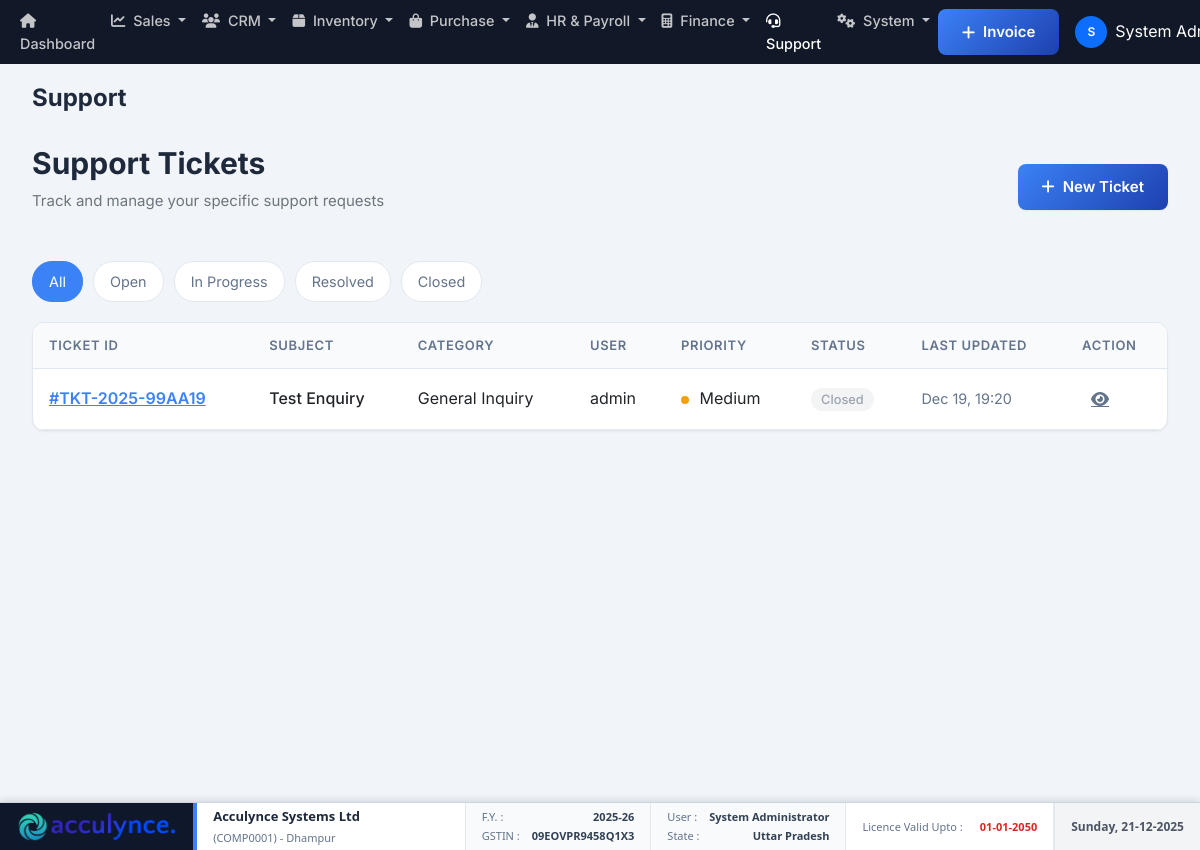
The page /modules/support/index.php (signed in) on the database its author committed.
### tables this page shows
CREATE TABLE `company_settings` (
  `id` int(11) NOT NULL,
  `company_name` varchar(200) NOT NULL,
  `industry_type` varchar(100) DEFAULT NULL,
  `business_type` varchar(100) DEFAULT NULL,
  `app_name` varchar(100) DEFAULT NULL,
  `theme_color` varchar(20) DEFAULT '#3b82f6',
  `address_line1` varchar(200) DEFAULT NULL,
  `address_line2` varchar(200) DEFAULT NULL,
  `city` varchar(100) DEFAULT NULL,
  `state` varchar(100) DEFAULT NULL,
  `country` varchar(100) DEFAULT 'India',
  `postal_code` varchar(20) DEFAULT NULL,
  `phone` varchar(20) DEFAULT NULL,
  `email` varchar(100) DEFAULT NULL,
  `website` varchar(100) DEFAULT NULL,
  `gstin` varchar(20) DEFAULT NULL,
  `pan` varchar(20) DEFAULT NULL,
  `bank_name` varchar(100) DEFAULT NULL,
  `bank_account_number` varchar(50) DEFAULT NULL,
  `bank_ifsc` varchar(20) DEFAULT NULL,
  `bank_branch` varchar(100) DEFAULT NULL,
  `bank_account_holder` varchar(200) DEFAULT NULL,
  `logo_path` varchar(255) DEFAULT NULL,
  `terms_conditions` text DEFAULT NULL,
  `created_at` timestamp NOT NULL DEFAULT current_timestamp(),
  `updated_at` timestamp NOT NULL DEFAULT current_timestamp() ON UPDATE current_timestamp(),
  `financial_year_start` int(11) DEFAULT 4 COMMENT 'Month number (1-12) when financial year starts',
  `currency_code` varchar(10) DEFAULT 'INR',
  `currency_symbol` varchar(10) DEFAULT '₹',
  `date_format` varchar(20) DEFAULT 'd-m-Y',
  `timezone` varchar(50) DEFAULT 'Asia/Kolkata',
  `invoice_prefix` varchar(20) DEFAULT 'INV',
  `quotation_prefix` varchar(20) DEFAULT 'QT',
  `invoice_footer` text DEFAULT NULL COMMENT 'Footer text for invoices',
  `company_registration_number` varchar(100) DEFAULT NULL,
  `tax_registration_date` date DEFAULT NULL,
  `linkedin_url` varchar(255) DEFAULT NULL,
  `facebook_url` varchar(255) DEFAULT NULL,
  `twitter_url` varchar(255) DEFAULT NULL,
  `instagram_url` varchar(255) DEFAULT NULL,
  `smtp_host` varchar(100) DEFAULT NULL,
  `smtp_port` int(11) DEFAULT 587,
  `smtp_username` varchar(100) DEFAULT NULL,
  `smtp_password` varchar(255) DEFAULT NULL,
  `smtp_encryption` varchar(10) DEFAULT 'tls',
  `email_from_name` varchar(100) DEFAULT NULL,
  `email_from_address` varchar(100) DEFAULT NULL,
  `enable_email_notifications` tinyint(1) DEFAULT 1,
  `invoice_due_days` int(11) DEFAULT 30 COMMENT 'Default payment terms in days',
  `low_stock_threshold` int(11) DEFAULT 10,
  `enable_multi_currency` tinyint(1) DEFAULT 0,
  `enable_barcode` tinyint(1) DEFAULT 1,
  `backup_frequency` varchar(20) DEFAULT 'daily',
  `last_backup_date` datetime DEFAULT NULL,
  `print_logo_on_invoice` tinyint(1) DEFAULT 1,
  `is_gst_registered` tinyint(1) DEFAULT 0,
  `enable_einvoicing` tinyint(1) DEFAULT 0
);

CREATE TABLE `support_tickets` (
  `id` int(11) NOT NULL,
  `ticket_number` varchar(50) NOT NULL,
  `user_id` int(11) NOT NULL,
  `category_id` int(11) NOT NULL,
  `subject` varchar(255) NOT NULL,
  `priority` enum('Low','Medium','High','Critical') DEFAULT 'Medium',
  `status` enum('Open','In Progress','Awaiting Reply','Resolved','Closed') DEFAULT 'Open',
  `assigned_to` int(11) DEFAULT NULL,
  `created_at` datetime DEFAULT current_timestamp(),
  `updated_at` datetime DEFAULT current_timestamp() ON UPDATE current_timestamp()
);

CREATE TABLE `support_categories` (
  `id` int(11) NOT NULL,
  `name` varchar(100) NOT NULL,
  `description` text DEFAULT NULL,
  `created_at` datetime DEFAULT current_timestamp()
);

CREATE TABLE `users` (
  `id` int(11) NOT NULL,
  `company_id` int(11) DEFAULT NULL,
  `username` varchar(50) NOT NULL,
  `email` varchar(100) NOT NULL,
  `avatar_path` varchar(255) DEFAULT NULL,
  `company_name` varchar(255) NOT NULL,
  `password_hash` varchar(255) NOT NULL,
  `full_name` varchar(100) NOT NULL,
  `is_active` tinyint(1) DEFAULT 1,
  `email_verification_token` varchar(255) DEFAULT NULL,
  `password_reset_token` varchar(255) DEFAULT NULL,
  `password_reset_expires_at` datetime DEFAULT NULL,
  `email_verified` tinyint(1) DEFAULT 0,
  `last_login` timestamp NULL DEFAULT NULL,
  `created_at` timestamp NOT NULL DEFAULT current_timestamp(),
  `updated_at` timestamp NOT NULL DEFAULT current_timestamp() ON UPDATE current_timestamp(),
  `onboarding_completed` tinyint(1) DEFAULT 0
);

### modules/support/index.php (the view, shortened to what the rows shown need)
<?php
require_once '../../classes/Auth.php';
require_once '../../classes/SupportManager.php';
$auth = new Auth();
$auth->requireLogin();
$user = $auth->getCurrentUser();
$supportManager = new SupportManager();
$canManageTickets = $auth->hasRole('Super Admin') || $auth->hasRole('Admin');
$statusFilter = $_GET['status'] ?? null;
$userId = $canManageTickets ? null : $user['id'];
$tickets = $supportManager->getTickets($userId, $statusFilter);
?>
<!DOCTYPE html>
<html lang="en">
<head>
    <link rel="stylesheet" href="../../public/assets/css/style.css">
    <link rel="stylesheet" href="https://cdnjs.cloudflare.com/ajax/libs/font-awesome/6.4.0/css/all.min.css">
</head>
<body>
    <div class="dashboard-wrapper">
        <?php include INCLUDES_PATH . '/sidebar.php'; ?>
        <main class="main-content">
            <?php include INCLUDES_PATH . '/header.php'; ?>
            <div class="content-area">
                <div class="page-header">
                    <div>
                        <h1 class="page-title">Support Tickets</h1>
                    </div>
                </div>
                <div class="card">
                    <div class="table-responsive">
                        <table>
                            <thead>
                                <tr>
                                    <th>Ticket ID</th>
                                    <th>Subject</th>
                                    <th>Category</th>
                                    <?php if ($canManageTickets): ?>
                                        <th>User</th>
                                    <?php endif; ?>
                                    <th>Priority</th>
                                    <th>Status</th>
                                    <th>Last Updated</th>
                                    <th>Action</th>
                                </tr>
                            </thead>
                            <tbody>
                                <?php if (empty($tickets)): ?>
                                    <tr>
                                        <td colspan="<?php echo $canManageTickets ? 8 : 7; ?>" style="text-align: center; padding: 40px;">
                                            <div style="color: var(--text-secondary); margin-bottom: 10px;">
                                                <i class="fas fa-ticket-alt" style="font-size: 48px; opacity: 0.5;"></i>
                                            </div>
                                            <p>No tickets found.</p>
                                        </td>
                                    </tr>
                                <?php else: ?>
                                    <?php foreach ($tickets as $ticket): ?>
                                        <tr>
                                            <td>
                                                <a href="view.php?id=<?php echo $ticket['id']; ?>" style="font-weight: 600; color: var(--primary-color);">
                                                    #<?php echo htmlspecialchars($ticket['ticket_number']); ?>
                                                </a>
                                            </td>
                                            <td>
                                                <div style="font-weight: 500;"><?php echo htmlspecialchars($ticket['subject']); ?></div>
                                            </td>
                                            <td><?php echo htmlspecialchars($ticket['category_name']); ?></td>
                                            <?php if ($canManageTickets): ?>
                                                <td><?php echo htmlspecialchars($ticket['creator_name']); ?></td>
                                            <?php endif; ?>
                                            <td>
                                                <span class="priority-dot priority-<?php echo str_replace(' ', '-', $ticket['priority']); ?>"></span>
                                                <?php echo htmlspecialchars($ticket['priority']); ?>
                                            </td>
                                            <td>
                                                <span class="status-badge status-<?php echo str_replace(' ', '-', $ticket['status']); ?>">
                                                    <?php echo htmlspecialchars($ticket['status']); ?>
                                                </span>
                                            </td>
                                            <td style="font-size: 0.9em; color: var(--text-secondary);">
                                                <?php echo date('M d, H:i', strtotime($ticket['updated_at'])); ?>
                                            </td>
                                            <td>
                                                <a href="view.php?id=<?php echo $ticket['id']; ?>" class="btn-icon" title="View">
                                                    <i class="fas fa-eye"></i>
                                                </a>
                                            </td>
                                        </tr>
                                    <?php endforeach; ?>
                                <?php endif; ?>
                            </tbody>
                        </table>
                    </div>
                </div>
            </div>
        </main>
    </div>
</body>
</html>

### includes/sidebar.php (shortened to what the rows shown need)
<?php
if (!isset($brandingSettings)) {
    $db = Database::getInstance();
    $brandingSettings = $db->fetchOne("SELECT app_name, logo_path, theme_color FROM company_settings WHERE id = ? LIMIT 1", [$_SESSION['company_id'] ?? 0]);
}
$appName = !empty($brandingSettings['app_name']) ? $brandingSettings['app_name'] : APP_NAME;
$logoPath = !empty($brandingSettings['logo_path']) ? BASE_URL . $brandingSettings['logo_path'] : '';
?>
<link href="https://cdn.jsdelivr.net/npm/bootstrap@5.3.0/dist/css/bootstrap.min.css" rel="stylesheet">
<link rel="stylesheet" href="https://cdnjs.cloudflare.com/ajax/libs/font-awesome/6.4.0/css/all.min.css">
<link rel="stylesheet" href="<?php echo BASE_URL; ?>public/assets/css/style.css?v=<?php echo time(); ?>">
<?php
$footerData = [];
$curMonth = date('n');
$curYear = date('Y');
if ($curMonth >= 4) {
    if ($curYear + 1 == 2000) { $yPart = '00'; } else { $yPart = substr($curYear + 1, -2); }
    $footerData['fy'] = $curYear . '-' . $yPart;
} else {
    $yPart = substr($curYear, -2);
    $footerData['fy'] = ($curYear - 1) . '-' . $yPart;
}
if (!isset($brandingSettings['gstin']) || !isset($brandingSettings['state'])) {
     if (isset($user['company_id'])) {
         $companyDetails = $db->fetchOne("SELECT company_name, gstin, state, address_line1, city FROM company_settings WHERE id = ?", [$user['company_id']]);
         $footerData['company_name'] = $companyDetails['company_name'] ?? $appName;
         $footerData['gst'] = $companyDetails['gstin'] ?? 'N/A';
         $footerData['state'] = $companyDetails['state'] ?? 'N/A';
         $footerData['address'] = $companyDetails['city'] ?? '';
     }
} else {
     $footerData['company_name'] = $brandingSettings['app_name'];
     $footerData['gst'] = $brandingSettings['gstin'] ?? 'N/A';
     $footerData['state'] = $brandingSettings['state'] ?? 'N/A';
}
if (isset($user['company_id'])) {
    $subData = $db->fetchOne("SELECT current_period_end, status FROM subscriptions WHERE company_id = ? AND status = 'active' ORDER BY current_period_end DESC LIMIT 1", [$user['company_id']]);
    $footerData['validity'] = $subData ? date('d-m-Y', strtotime($subData['current_period_end'])) : 'Trial/Expired';
    $footerData['company_id'] = 'COMP' . str_pad($user['company_id'], 4, '0', STR_PAD_LEFT);
} else {
    $footerData['validity'] = 'N/A';
    $footerData['company_id'] = 'N/A';
}
?>
<div class="sticky-footer">
    <div class="footer-box brand-box">
        <?php if ($logoPath): ?>
            <img src="<?php echo $logoPath; ?>" alt="Logo" class="footer-logo">
        <?php else: ?>
            <div class="footer-brand-text">AC</div>
        <?php endif; ?>
    </div>
    <div class="footer-box footer-info-box">
        <div class="info-row main">
            <strong><?php echo htmlspecialchars($footerData['company_name'] ?? 'Acculynce'); ?></strong>
        </div>
        <div class="info-row sub">
            (<?php echo htmlspecialchars($footerData['company_id'] ?? ''); ?>) <?php if(isset($footerData['address'])) echo '- ' . htmlspecialchars($footerData['address']); ?>
        </div>
    </div>
    <div class="footer-box fy-box">
        <div class="info-row">
            <span class="label">GSTIN :</span> <span class="value"><?php echo htmlspecialchars($footerData['gst'] ?? 'N/A'); ?></span>
        </div>
    </div>
    <div class="footer-box user-box">
        <div class="info-row">
            <span class="label">State :</span> <span class="value"><?php echo htmlspecialchars($footerData['state'] ?? 'N/A'); ?></span>
        </div>
    </div>
</div>

### rows shown on the page
company_settings: logo_path (picture), company_name "Acculynce Systems Ltd", city "Dhampur", gstin "09EOVPR9458Q1X3", state "Uttar Pradesh"
support_tickets: ticket_number "TKT-2025-99AA19", subject "Test Enquiry", category.name "General Inquiry", user.username "admin", priority "Medium", status "Closed", updated_at "Dec 19, 19:20"

### other values the page prints
substr($user['full_name'], 0, 1) "S"
$user['full_name'] "System…"
$footerData['company_id'] "COMP0001"
$footerData['fy'] "2025-26"
$user['full_name'] "System Administrator"
$footerData['validity'] "01-01-2050"
